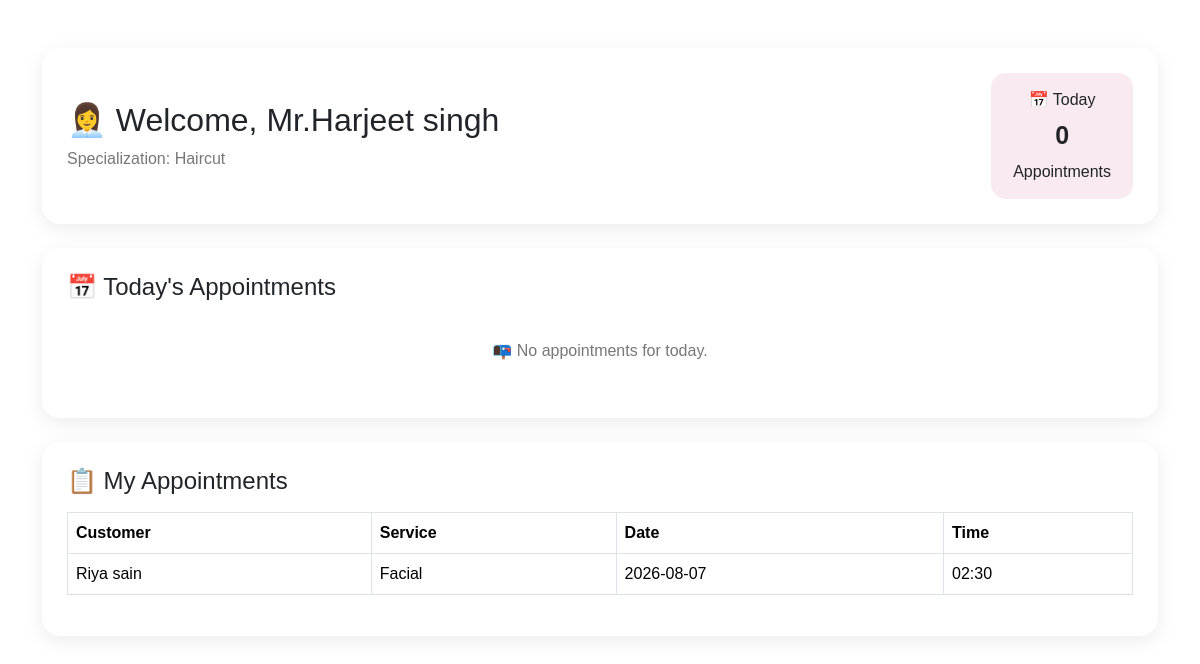
The page /staff_dashboard/1 on the database its author committed.
### models.py (models this page shows)
class Staff(db.Model):
    id = db.Column(db.Integer, primary_key=True)
    name = db.Column(db.String(100), nullable=False)
    phone = db.Column(db.String(15), nullable=False)
    gender = db.Column(db.String(10), nullable=True)
    specialization = db.Column(db.String(100), nullable=False)
    available = db.Column(db.String(10),nullable=False)

class Appointment(db.Model):
    id = db.Column(db.Integer, primary_key=True)
    customer_name = db.Column(db.String(100), nullable=False)
    customer_gender = db.Column(db.String(10), nullable=True)
    service_name = db.Column(db.String(100), nullable=False)
    staff_name = db.Column(db.String(100), nullable=False)
    appointment_date = db.Column(db.String(20), nullable=False)
    appointment_time = db.Column(db.String(20), nullable=False)
    status = db.Column(db.String(20), default="Booked")

### app.py (the view)
@app.route('/staff_dashboard/<int:staff_id>')
def staff_dashboard(staff_id):
    staff = Staff.query.get_or_404(staff_id)
    today = datetime.now().strftime("%Y-%m-%d")
    appointments = Appointment.query.filter_by(
        staff_name=staff.name,
        appointment_date=today
    ).all()
    my_appointments = Appointment.query.filter_by(
        staff_name=staff.name
    ).order_by(
        Appointment.appointment_date,
        Appointment.appointment_time
    ).all()
    return render_template(
        "staff_dashboard.html",
        staff=staff,
        appointments=appointments,
        my_appointments=my_appointments
    )

### templates/staff_dashboard.html
{% extends "base.html" %}
{% block content %}
<div class="container mt-5">
    <div class="staff-header">
        <div>
            <h2>👩‍💼 Welcome, {{ staff.name }}</h2>
            <p>Specialization: {{ staff.specialization }}</p>
        </div>
        <div class="today-box">
            📅 Today
            <strong>{{ appointments|length }}</strong>
            Appointments
        </div>
    </div>
    <div class="dashboard-card mt-4">
        <h4>📅 Today's Appointments</h4>
        {% if appointments %}
        <div class="table-responsive mt-3">
            <table class="table table-bordered">
                <thead>
                    <tr>
                        <th>Customer</th>
                        <th>Service</th>
                        <th>Time</th>
                        <th>Status</th>
                        <th>Action</th>
                    </tr>
                </thead>
                <tbody>
                    {% for appointment in appointments %}
                    <tr>
                        <td>{{ appointment.customer_name }}</td>
                        <td>{{ appointment.service_name }}</td>
                        <td>{{ appointment.appointment_time }}</td>
                        <td>
                            <span class="status-badge">
                                Booked
                            </span>
                        </td>
                        <td>
                            <button class="complete-btn"
                                    onclick="this.innerHTML='✓ Completed'; this.disabled=true;">
                                Complete
                            </button>
                        </td>
                    </tr>
                    {% endfor %}
                </tbody>
            </table>
        </div>
        {% else %}
        <div class="no-appointment">
            📭 No appointments for today.
        </div>
        {% endif %}
    </div>
<div class="dashboard-card mt-4">
    <h4>📋 My Appointments</h4>
    {% if my_appointments %}
    <div class="table-responsive mt-3">
        <table class="table table-bordered">
            <thead>
                <tr>
                    <th>Customer</th>
                    <th>Service</th>
                    <th>Date</th>
                    <th>Time</th>
                </tr>
            </thead>
            <tbody>
                {% for appointment in my_appointments %}
                <tr>
                    <td>{{ appointment.customer_name }}</td>
                    <td>{{ appointment.service_name }}</td>
                    <td>{{ appointment.appointment_date }}</td>
                    <td>{{ appointment.appointment_time }}</td>
                </tr>
                {% endfor %}
            </tbody>
        </table>
    </div>
    {% else %}
    <div class="no-appointment">
        📭 No appointments found.
    </div>
    {% endif %}
   </div>
</div>
{% endblock %}

### static/css/style.css (style rules this page uses)
* { margin:0; padding:0; box-sizing:border-box; font-family:'Poppins',sans-serif; }
body { background:linear-gradient(135deg,#aa768b,#d9b5ef,#aecef4); min-height:100vh; }
body { font-family:'Poppins',sans-serif; background:#424142; }
body { background:linear-gradient(135deg,#fb9fc4,#fff5f8); font-family:'Poppins',sans-serif; }
html, body { background:linear-gradient(135deg,#f5ecef,#f9d7e1); font-family:'Poppins',sans-serif; margin:0; padding:0; width:100%; height:100%; }
html,body { margin:0; padding:0; width:100%; height:100%; }
html,body { margin: 0; padding: 0%; width: 100%; overflow-x: hidden; }
body { background: #f5f5f5; margin: 0; }
body { background:#f58ebf; }
.staff-header { background: white; padding: 25px; border-radius: 18px; display: flex; justify-content: space-between; align-items: center; box-shadow: 0 5px 20px rgba(0,0,0,0.08); }
.staff-header h2 { margin-bottom: 8px; }
.staff-header p { margin: 0; color: #777; }
.today-box { background: #f8eaf0; padding: 15px 22px; border-radius: 15px; text-align: center; }
.today-box strong { display: block; font-size: 25px; margin: 5px; }
.dashboard-card { background: white; padding: 25px; border-radius: 18px; box-shadow: 0 5px 20px rgba(0,0,0,0.08); }
.no-appointment { text-align: center; padding: 30px; color: #777; }

### rows shown on the page
Staff: name "Mr.Harjeet singh", specialization "Haircut"
Appointment: customer_name "Riya sain", service_name "Facial", appointment_date "2026-08-07", appointment_time "02:30"

### other values the page prints
{{ appointments|length }} "0"
